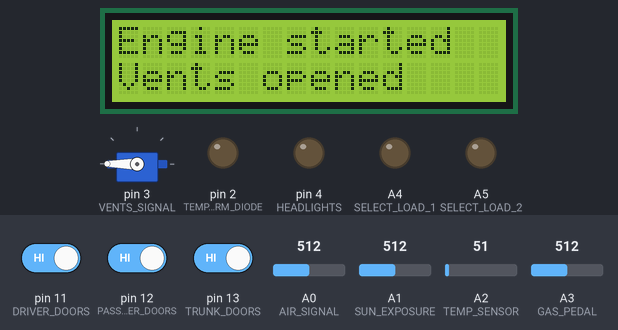
The sketch below on a simulated Arduino Uno, built with avr-gcc and run on an emulated ATmega328P. On the bench: 16×2 character LCD, servo, output pins drawn as LEDs (lit = HIGH). Inputs (shaded band) come from the test bench; at power-on: pin 11 (DRIVER_DOORS) HIGH, A1 (SUN_EXPOSURE) = 512, A3 (GAS_PEDAL) = 512, pin 12 (PASSENGER_DOORS) HIGH, pin 13 (TRUNK_DOORS) HIGH, A0 (AIR_SIGNAL) = 512, A2 (TEMP_SENSOR) = 51.

Above: at 1.6 s.
1.7 s: pin 11 (DRIVER_DOORS) driven LOW
At 3.2 s:
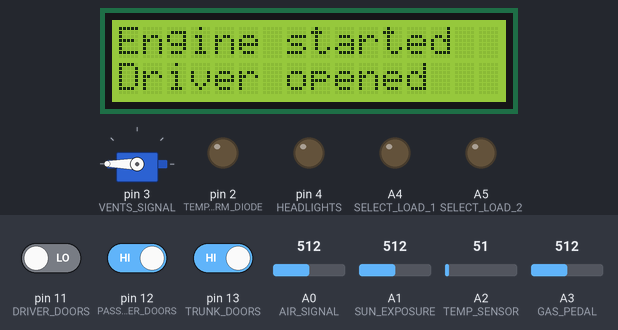
3.5 s: A1 (SUN_EXPOSURE) set to 221
5.2 s: A1 (SUN_EXPOSURE) set to 199
At 6.5 s:
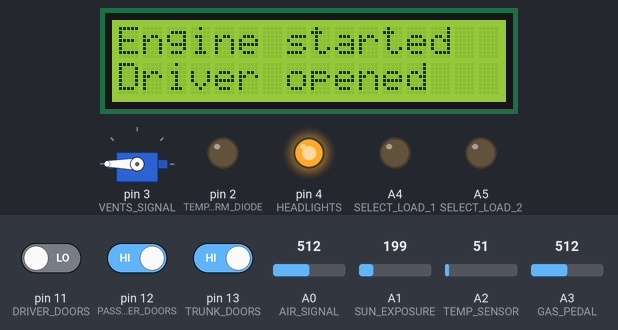
7.5 s: A3 (GAS_PEDAL) set to 36
9.0 s: A3 (GAS_PEDAL) set to 30
At 9.5 s:
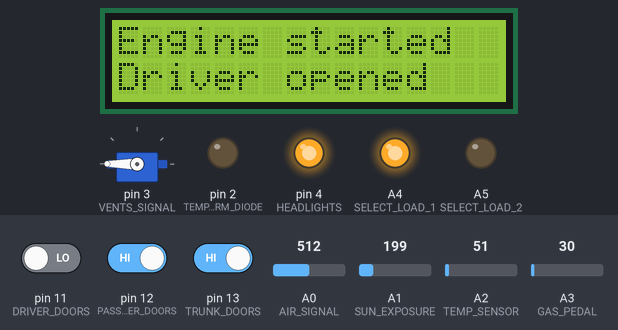
10.5 s: A1 (SUN_EXPOSURE) set to 306
At 11.6 s:
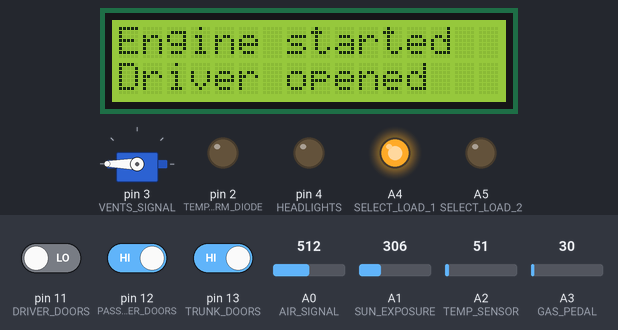
Timing chart, 0 to 13.5 s (numbered marks = the images above; inputs shaded):
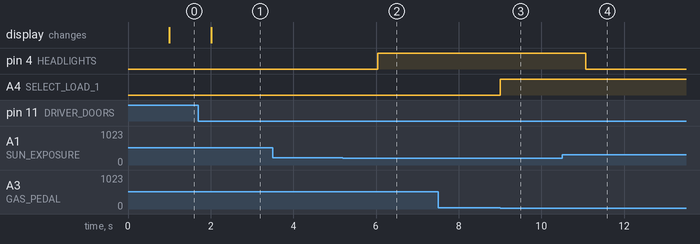

The sketch:

Car_system.ino
```cpp
#include <Servo.h>
#include <LiquidCrystal.h>

/* if air signal reads 4 or over, close the vents */
#define VENTS_SIGNAL 3

/* if temp sensor reads 80 or over, sound the alarm */
#define TEMP_ALARM_DIODE 2

/* if high, headlights are on, else daylights are on */
/* if sun exposure is 30 or lower, turn on headlights*/
#define HEADLIGHTS 4

#define LCD_RS 5
#define LCD_ENABLE 6
#define LCD_DB4 7
#define LCD_DB5 8
#define LCD_DB6 9
#define LCD_DB7 10

/* if doors read 1, they are closed, else they are opened */
#define DRIVER_DOORS 11
#define PASSENGER_DOORS 12
#define TRUNK_DOORS 13

/* reads range from 0 to 371 */
#define AIR_SIGNAL A0

/* reads range from 6 to 679 */
#define SUN_EXPOSURE A1

/* reads in range from 20 to 358 */
#define TEMP_SENSOR A2

/* reads in range from 6 to 33 */
#define GAS_PEDAL A3

#define SELECT_LOAD_1 A4
#define SELECT_LOAD_2 A5

LiquidCrystal lcd(LCD_RS, LCD_ENABLE, LCD_DB4, LCD_DB5, LCD_DB6, LCD_DB7);
Servo vent;
long int lights_update;
long int lcd_update;

void setup() {
    pinMode(TEMP_ALARM_DIODE, OUTPUT);
    pinMode(HEADLIGHTS, OUTPUT);
    pinMode(SELECT_LOAD_1, OUTPUT);
    pinMode(SELECT_LOAD_2, OUTPUT);

    pinMode(DRIVER_DOORS, INPUT);
    pinMode(PASSENGER_DOORS, INPUT);
    pinMode(TRUNK_DOORS, INPUT);
    pinMode(AIR_SIGNAL, INPUT);
    pinMode(SUN_EXPOSURE, INPUT);
    pinMode(TEMP_SENSOR, INPUT);
    pinMode(GAS_PEDAL, INPUT);

    digitalWrite(TEMP_ALARM_DIODE, LOW);

    lcd.begin(16, 2);
    vent.attach(VENTS_SIGNAL);
    vent.write(180);
    lcd.clear();
    lcd.print("Engine started");

    lights_update = 0;
    lcd_update = 0;
    delay(100);
}

/* returns engine rpm mode 1 to 4 */
int readGas() {
    int value = map(analogRead(GAS_PEDAL), 6, 33, 1, 4);
    return value;
}

/* returns the percentage of sun exposure */
int readSunExposure() {
    int value = map(analogRead(SUN_EXPOSURE), 6, 679, 0, 100);
    return value;
}

/* returns the engine temperature */
int readEngineTemp() {
    int value = map(analogRead(TEMP_SENSOR), 20, 358, -40, 125);
    return value;
}

/* returns the rating of air quality */
/* the smaller value, the better quality */
int readAirPolution() {
    int value = map(analogRead(AIR_SIGNAL), 0, 371, 0, 10);
}

/* control the rpm of engine */
void controlEngine() {
    switch(readGas()) {
        case 1:
            digitalWrite(SELECT_LOAD_1, HIGH);
            digitalWrite(SELECT_LOAD_2, HIGH);
            break;
        case 2:
            digitalWrite(SELECT_LOAD_1, LOW);
            digitalWrite(SELECT_LOAD_2, HIGH);
            break;
        case 3:
            digitalWrite(SELECT_LOAD_1, HIGH);
            digitalWrite(SELECT_LOAD_2, LOW);
            break;
        case 4:
            digitalWrite(SELECT_LOAD_1, LOW);
            digitalWrite(SELECT_LOAD_2, LOW);
            break;
    }
}

/* control vents based on air quality */
void controlVents() {
    if(readAirPolution() >= 4) {
        vent.write(0);
        if(millis() - lcd_update >= 1000) {
            lcd.setCursor(0, 1);
            lcd.write("Vents closed    ");
            lcd_update = millis();
        }
    } else {
        vent.write(180);
        if(millis() - lcd_update >= 1000) {
            lcd.setCursor(0, 1);
            lcd.write("Vents opened    ");
            lcd_update = millis();
        }
    }
}

/* control headlights based on sun exposure */
/* turn on headlights if sun exposure is low */
/* else turn on daylights */
void controlHeadlights() {
    if(readSunExposure() <= 30) {
        if(millis() - lights_update >= 1000) {
            digitalWrite(HEADLIGHTS, HIGH);
            lights_update = millis();
        }
    } else {
        if(millis() - lights_update >= 1000) {
            digitalWrite(HEADLIGHTS, LOW);
            lights_update = millis();
        }
    }
}

/* control if engine temperature is in safe range */
void controlEngineTemp() {
    if(readEngineTemp() >= 80) {
        digitalWrite(TEMP_ALARM_DIODE, HIGH);
        if(millis() - lcd_update >= 1000) {
            lcd.setCursor(0, 1);
            lcd.write("Engine overheat!");
            lcd_update = millis();
        }
    } else {
        digitalWrite(TEMP_ALARM_DIODE, LOW);
    }
}

/* check if any doors are opened */
void checkDoors() {
    if(!digitalRead(DRIVER_DOORS) && millis() - lcd_update >= 1000) {
        lcd.setCursor(0, 1);
        lcd.write("Driver opened");
        lcd_update = millis();
    } else if(!digitalRead(PASSENGER_DOORS) && millis() - lcd_update >= 1000) {
        lcd.setCursor(0, 1);
        lcd.write("Passen. opened");
        lcd_update = millis();
    } else if(!digitalRead(TRUNK_DOORS) && millis() - lcd_update >= 1000) {
        lcd.setCursor(0, 1);
        lcd.write("Trunk opened    ");
        lcd_update = millis();
    }
}

void loop() {
    controlEngine();
    controlHeadlights();
    checkDoors();
    controlEngineTemp();
    controlVents();
    delay(10);
}
```

Measured:
- the behaviour switches between 215 and 214 on A1 (SUN_EXPOSURE) (found by bisection; images 1 and 2)
- the behaviour switches between 33 and 32 on A3 (GAS_PEDAL) (found by bisection; images 2 and 3)
- after the input at 1.7 s, the display: changes after 0.31 s (image 1)
- after the input at 3.5 s, every drawn part: stays the same
- after the input at 5.2 s, pin 4 (HEADLIGHTS): LOW → HIGH after 0.85 s
- after the input at 7.5 s, every drawn part: stays the same
- after the input at 9.0 s, A4 (SELECT_LOAD_1): LOW → HIGH at once
- after the input at 10.5 s, pin 4 (HEADLIGHTS): HIGH → LOW after 0.58 s
